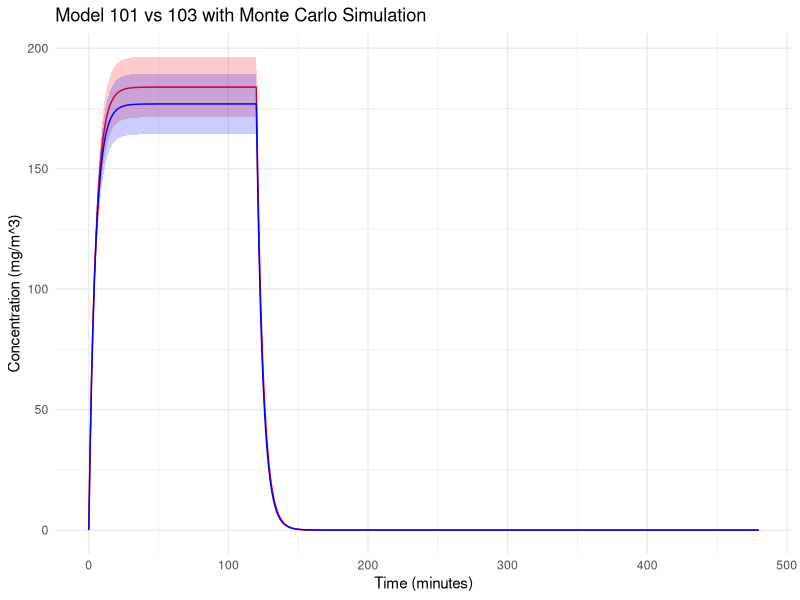
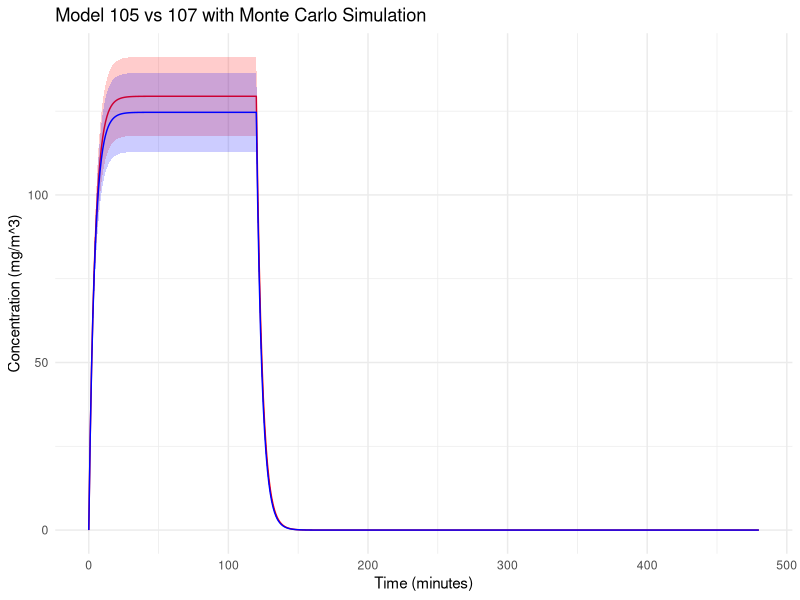
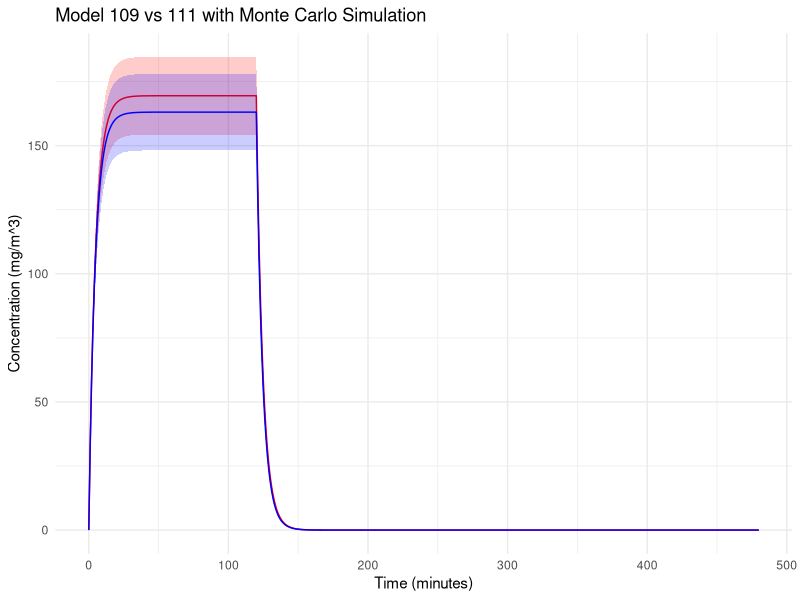
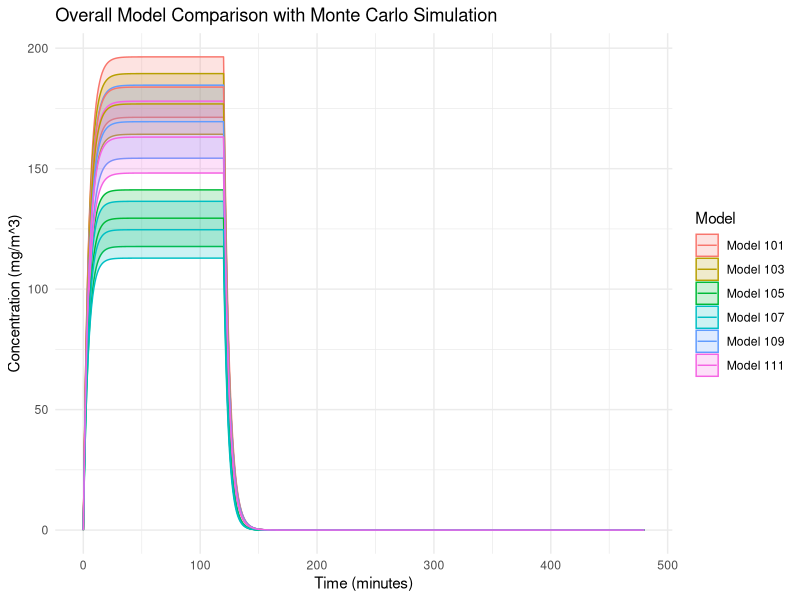
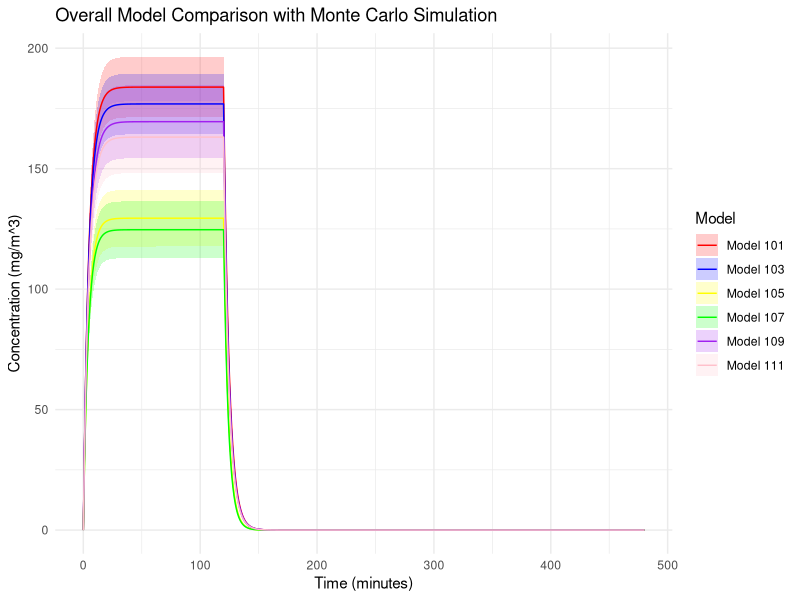

Reproduce these figures in R, in order.
# Define Model 100 with the gamma factor
model_100 <- function(G, Q, gamma) {
    C_steady <- gamma * G / Q
    return(C_steady)
}

# Define Model 101
model_101 <- function(G, Q, V, t_g, T) {
    # Create a time vector
    time_vector <- seq(0, T, by = 1)
    
    # Calculate the phase of concentration increase
    C_rise <- sapply(time_vector, function(t) {
        if (t <= t_g) {
            return((G / Q) * (1 - exp((-Q * t) / V )))
        } else {
            return(NA)
        }
    })          
    
    # Concentration at the end of the emission phase as the initial concentration for the decay phase
    C0 <- (G / Q) * (1 - exp(-Q * t_g / V ))
    
    # Calculate the concentration decay phase
    C_decay <- sapply(time_vector, function(t) {
        if (t > t_g) {
            return(C0 * exp(-Q * (t - t_g) / V ))
        } else {
            return(NA)
        }
    })
    
    return(list(time = time_vector, concentration_rise = C_rise, concentration_decay = C_decay))
} 





# Define Model 102
model_102 <- function(G, Q, Q_R, epsilon_RF, gamma) {
    C_bar <- (gamma * G) / (Q + epsilon_RF * Q_R)
    C_RF <- C_bar * (1 - epsilon_RF)
    return(list(C_bar = C_bar, C_RF = C_RF))
}


# Define Model 103
model_103 <- function(G, Q, Q_R, epsilon_RF, V, t_g, T) {
    Q_instead <- Q + epsilon_RF * Q_R
    return(model_101(G, Q_instead, V, t_g, T))
}

#Visualization
library(ggplot2)

# Monte Carlo

# simulation times
n_simulations <- 1000

results_101 <- vector("list", n_simulations)
results_103 <- vector("list", n_simulations)

# Monte Carlo simulation
set.seed(123)  

for (i in 1:n_simulations) {

    G <- rlnorm(1, log(26000), sqrt(log(2)))
    

    Q <- rnorm(1, 205, 6.2)
    Q_L <- rnorm(1, 25, 0.75)
    

    eL_min <- 0.2 - (1.96 * 0.4)
    eL_max <- 0.2 + (1.96 * 0.4)
    eLF_min <- 0.5 - (1.96 * 0.9)
    eLF_max <- 0.5 + (1.96 * 0.9)
    eRF_min <- 0.5 - (1.96 * 0.9)
    eRF_max <- 0.5 + (1.96 * 0.9)
    

    epsilon_L <- runif(1, eL_min, eL_max)
    epsilon_L_F <- runif(1, eLF_min, eLF_max)
    epsilon_RF <- runif(1, eRF_min, eRF_max)
    

    V <- 975  
    t_g <- 120  
    T <- 480  
    Q_R <- 20 + rnorm(1, 0, 0.6)  
    
    results_101[[i]] <- model_101(G, Q, V, t_g, T)
    results_103[[i]] <- model_103(G, Q, Q_R, epsilon_RF, V, t_g, T)
}

# Transfer to data.frame
df_101 <- do.call(rbind, lapply(results_101, function(x) data.frame(Time = x$time, 
                                                                    Concentration = c(x$concentration_rise, x$concentration_decay))))
df_103 <- do.call(rbind, lapply(results_103, function(x) data.frame(Time = x$time, 
                                                                    Concentration = c(x$concentration_rise, x$concentration_decay))))


average_and_ci <- function(df, n) {
    df_summary <- aggregate(Concentration ~ Time, data = df, mean)
    df_summary$SD <- aggregate(Concentration ~ Time, data = df, sd)$Concentration
    df_summary$CI_lower <- df_summary$Concentration - qt(0.975, df=n-1) * df_summary$SD / sqrt(n)
    df_summary$CI_upper <- df_summary$Concentration + qt(0.975, df=n-1) * df_summary$SD / sqrt(n)
    return(df_summary)
}

average_101 <- average_and_ci(df_101, n_simulations)
average_103 <- average_and_ci(df_103, n_simulations)

ggplot() +
    geom_ribbon(data = average_101, aes(x = Time, ymin = CI_lower, ymax = CI_upper), fill = "red", alpha = 0.2) +
    geom_line(data = average_101, aes(x = Time, y = Concentration), color = "red") +
    geom_ribbon(data = average_103, aes(x = Time, ymin = CI_lower, ymax = CI_upper), fill = "blue", alpha = 0.2) +
    geom_line(data = average_103, aes(x = Time, y = Concentration), color = "blue") +
    labs(title = "Model 101 vs 103 with Monte Carlo Simulation",
         x = "Time (minutes)", 
         y = "Concentration (mg/m^3)") +
    theme_minimal()  


# Define Model 104
model_104 <- function(G, Q, Q_L, epsilon_L, gamma) {
    C_avg <- (gamma * G * (1 - epsilon_L)) / (Q + Q_L)
    C_L_avg <- C_avg + (epsilon_L * gamma * G) / Q_L
    return(list(C_avg = C_avg, C_L_avg = C_L_avg))
}


# Define Model 105
model_105 <- function(G, Q, Q_L, epsilon_L, V, t_g, T) {
    # Create a time vector
    time_vector <- seq(0, T, by = 1)
    
    C_rise <- sapply(time_vector, function(t) {
        if (t <= t_g) {
            return(((G * (1 - epsilon_L)) / (Q + Q_L)) * (1 - exp((-(Q + Q_L) * t) / V)))
        } else {
            return(NA)
        }
    })
    
    C0 <- (G * (1 - epsilon_L)) / (Q + Q_L) * (1 - exp((-(Q + Q_L) * t_g) / V))
    
    C_decay <- sapply(time_vector, function(t) {
        if (t > t_g) {
            return(C0 * exp((-(Q + Q_L) * (t - t_g)) / V))
        } else {
            return(NA)
        }
    })
    
    return(list(time = time_vector, concentration_rise = C_rise, concentration_decay = C_decay))
}


# Define Model 106
model_106 <- function(G, Q, Q_L, epsilon_L, Q_R, epsilon_RF, gamma) {
    C_avg <- (gamma * G * (1 - epsilon_L)) / ((Q + epsilon_RF * Q_R) + Q_L)
    C_L_avg <- C_avg + (epsilon_L * gamma * G) / Q_L
    C_RF <- C_avg * (1 - epsilon_RF)
    return(list(C_avg = C_avg, C_L_avg = C_L_avg, C_RF = C_RF))
}


# Define Model 107
model_107 <- function(G, Q, Q_L, epsilon_L, Q_R, epsilon_RF, V, t_g, T) {
    Q_instead <- Q + epsilon_RF * Q_R
    return(model_105(G, Q_instead, Q_L, epsilon_L, V, t_g, T))
}


results_105 <- vector("list", n_simulations)
results_107 <- vector("list", n_simulations)

# Monte Carlo simulation
set.seed(123)
for (i in 1:n_simulations) {
    
    G <- rlnorm(1, log(26000), sqrt(log(2)))
    
    
    Q <- rnorm(1, 205, 6.2)
    Q_L <- rnorm(1, 25, 0.75)
    
    
    eL_min <- 0.2 - (1.96 * 0.4)
    eL_max <- 0.2 + (1.96 * 0.4)
    eLF_min <- 0.5 - (1.96 * 0.9)
    eLF_max <- 0.5 + (1.96 * 0.9)
    eRF_min <- 0.5 - (1.96 * 0.9)
    eRF_max <- 0.5 + (1.96 * 0.9)
    
    
    epsilon_L <- runif(1, eL_min, eL_max)
    epsilon_L_F <- runif(1, eLF_min, eLF_max)
    epsilon_RF <- runif(1, eRF_min, eRF_max)
    
    
    V <- 975  
    t_g <- 120  
    T <- 480  
    Q_R <- 20 + rnorm(1, 0, 0.6)  
    
    results_105[[i]] <- model_105(G, Q, Q_L, epsilon_L, V, t_g, T)
    results_107[[i]] <- model_107(G, Q, Q_L, epsilon_L, Q_R, epsilon_RF, V, t_g, T)
}


# Transfer to data.frame
df_105 <- do.call(rbind, lapply(results_105, function(x) data.frame(Time = x$time, 
                                                                    Concentration = c(x$concentration_rise, x$concentration_decay))))

df_107 <- do.call(rbind, lapply(results_107, function(x) data.frame(Time = x$time, 
                                                                    Concentration = c(x$concentration_rise, x$concentration_decay))))


average_and_ci <- function(df, n) {
    df_summary <- aggregate(Concentration ~ Time, data = df, mean)
    df_summary$SD <- aggregate(Concentration ~ Time, data = df, sd)$Concentration
    df_summary$CI_lower <- df_summary$Concentration - qt(0.975, df=n-1) * df_summary$SD / sqrt(n)
    df_summary$CI_upper <- df_summary$Concentration + qt(0.975, df=n-1) * df_summary$SD / sqrt(n)
    return(df_summary)
}

average_105 <- average_and_ci(df_105, n_simulations)
average_107 <- average_and_ci(df_107, n_simulations)


ggplot() +
    geom_ribbon(data = average_105, aes(x = Time, ymin = CI_lower, ymax = CI_upper), fill = "red", alpha = 0.2) +
    geom_line(data = average_105, aes(x = Time, y = Concentration), color = "red") +
    geom_ribbon(data = average_107, aes(x = Time, ymin = CI_lower, ymax = CI_upper), fill = "blue", alpha = 0.2) +
    geom_line(data = average_107, aes(x = Time, y = Concentration), color = "blue") +
    labs(title = "Model 105 vs 107 with Monte Carlo Simulation",
         x = "Time (minutes)", 
         y = "Concentration (mg/m^3)") +
    theme_minimal()



# Define Model 108
model_108 <- function(G, Q, Q_L, epsilon_L, epsilon_L_F, gamma) {
    C_avg <- (gamma * G * (1 - epsilon_L * epsilon_L_F)) / (Q + epsilon_L_F * Q_L)
    C_LE <- C_avg + (epsilon_L * gamma * G) / Q_L
    C_LF <- C_LE * (1 - epsilon_L_F)
    return(list(C_avg = C_avg, C_LE = C_LE, C_LF = C_LF))
}


# Define Model 109
model_109 <- function(G, Q, Q_L, epsilon_L, epsilon_L_F, V, t_g, T) {
    # Create a time vector
    time_vector <- seq(0, T, by = 1)
    
    C_rise <- sapply(time_vector, function(t) {
        if (t <= t_g) {
            return(((G * (1 - epsilon_L * epsilon_L_F)) / (Q + epsilon_L_F * Q_L)) * (1 - exp((-(Q + epsilon_L_F * Q_L) * t) / V)))
        } else {
            return(NA)
        }
    })
    
    C0 <- ((G * (1 - epsilon_L * epsilon_L_F)) / (Q + epsilon_L_F * Q_L)) * (1 - exp((-(Q + epsilon_L_F * Q_L) * t_g) / V))
    
    C_decay <- sapply(time_vector, function(t) {
        if (t > t_g) {
            return(C0 * exp((-(Q + epsilon_L_F * Q_L) * (t - t_g)) / V))
        } else {
            return(NA)
        }
    })
    
    return(list(time = time_vector, concentration_rise = C_rise, concentration_decay = C_decay))
}


# Define Model 110
model_110 <- function(G, Q, Q_L, epsilon_L, epsilon_L_F, Q_R, epsilon_RF, gamma) {
    C_avg <- (gamma * G * (1 - epsilon_L * epsilon_L_F)) / ((Q + epsilon_RF * Q_R) + epsilon_L_F * Q_L)
    C_LE <- C_avg + (epsilon_L * gamma * G) / Q_L
    C_LF <- C_LE * (1 - epsilon_L_F)
    C_RF <- C_avg * (1 - epsilon_RF)
    return(list(C_avg = C_avg, C_LE = C_LE, C_LF = C_LF, C_RF = C_RF))
}


# Define Model 111
model_111 <- function(G, Q, Q_L, epsilon_L, epsilon_L_F, Q_R, epsilon_RF, V, t_g, T) {
    Q_instead <- Q + epsilon_RF * Q_R
    return(model_109(G, Q_instead, Q_L, epsilon_L, epsilon_L_F, V, t_g, T))
}


results_109 <- vector("list", n_simulations)
results_111 <- vector("list", n_simulations)

set.seed(123)
for (i in 1:n_simulations) {
    
    G <- rlnorm(1, log(26000), sqrt(log(2)))
    
    
    Q <- rnorm(1, 205, 6.2)
    Q_L <- rnorm(1, 25, 0.75)
    
    
    eL_min <- 0.2 - (1.96 * 0.4)
    eL_max <- 0.2 + (1.96 * 0.4)
    eLF_min <- 0.5 - (1.96 * 0.9)
    eLF_max <- 0.5 + (1.96 * 0.9)
    eRF_min <- 0.5 - (1.96 * 0.9)
    eRF_max <- 0.5 + (1.96 * 0.9)
    
    
    epsilon_L <- runif(1, eL_min, eL_max)
    epsilon_L_F <- runif(1, eLF_min, eLF_max)
    epsilon_RF <- runif(1, eRF_min, eRF_max)
    
    
    V <- 975  
    t_g <- 120  
    T <- 480  
    Q_R <- 20 + rnorm(1, 0, 0.6)  
    
    results_109[[i]] <- model_109(G, Q, Q_L, epsilon_L, epsilon_L_F, V, t_g, T)
    results_111[[i]] <- model_111(G, Q, Q_L, epsilon_L, epsilon_L_F, Q_R, epsilon_RF, V, t_g, T)
}



# Transfer to data.frame
df_109 <- do.call(rbind, lapply(results_109, function(x) data.frame(Time = x$time, 
                                                                    Concentration = c(x$concentration_rise, x$concentration_decay))))

df_111 <- do.call(rbind, lapply(results_111, function(x) data.frame(Time = x$time, 
                                                                    Concentration = c(x$concentration_rise, x$concentration_decay))))

# Calculate Average and Confidence Interval
average_109 <- average_and_ci(df_109, n_simulations)
average_111 <- average_and_ci(df_111, n_simulations)


# Plotting with ggplot
ggplot() +
    geom_ribbon(data = average_109, aes(x = Time, ymin = CI_lower, ymax = CI_upper), fill = "red", alpha = 0.2) +
    geom_line(data = average_109, aes(x = Time, y = Concentration), color = "red") +
    geom_ribbon(data = average_111, aes(x = Time, ymin = CI_lower, ymax = CI_upper), fill = "blue", alpha = 0.2) +
    geom_line(data = average_111, aes(x = Time, y = Concentration), color = "blue") +
    labs(title = "Model 109 vs 111 with Monte Carlo Simulation",
         x = "Time (minutes)", 
         y = "Concentration (mg/m^3)") +
    theme_minimal()


# Overall comparison
average_101$Model <- "Model 101"
average_103$Model <- "Model 103"
average_105$Model <- "Model 105"
average_107$Model <- "Model 107"
average_109$Model <- "Model 109"
average_111$Model <- "Model 111"

combined_averages <- rbind(average_101, average_103, average_105, average_107, average_109, average_111)

ggplot(combined_averages, aes(x = Time, y = Concentration, color = Model)) +
    geom_ribbon(aes(ymin = CI_lower, ymax = CI_upper, fill = Model), alpha = 0.2) +
    geom_line() +
    labs(title = "Overall Model Comparison with Monte Carlo Simulation",
         x = "Time (minutes)", 
         y = "Concentration (mg/m^3)") +
    theme_minimal()  

# Or

ggplot(combined_averages, aes(x = Time, y = Concentration, group = Model)) +
    geom_ribbon(aes(ymin = CI_lower, ymax = CI_upper, fill = Model), alpha = 0.2) +
    geom_line(aes(color = Model)) +
    scale_fill_manual(values = c("Model 101" = "red", "Model 103" = "blue", "Model 105" = "yellow", 
                                 "Model 107" = "green", "Model 109" = "purple", "Model 111" = "pink")) +
    scale_color_manual(values = c("Model 101" = "red", "Model 103" = "blue", "Model 105" = "yellow", 
                                  "Model 107" = "green", "Model 109" = "purple", "Model 111" = "pink")) +
    labs(title = "Overall Model Comparison with Monte Carlo Simulation",
         x = "Time (minutes)", 
         y = "Concentration (mg/m^3)") +
    theme_minimal() +
    guides(fill = guide_legend(title = "Model"), color = guide_legend(title = "Model"))                                
